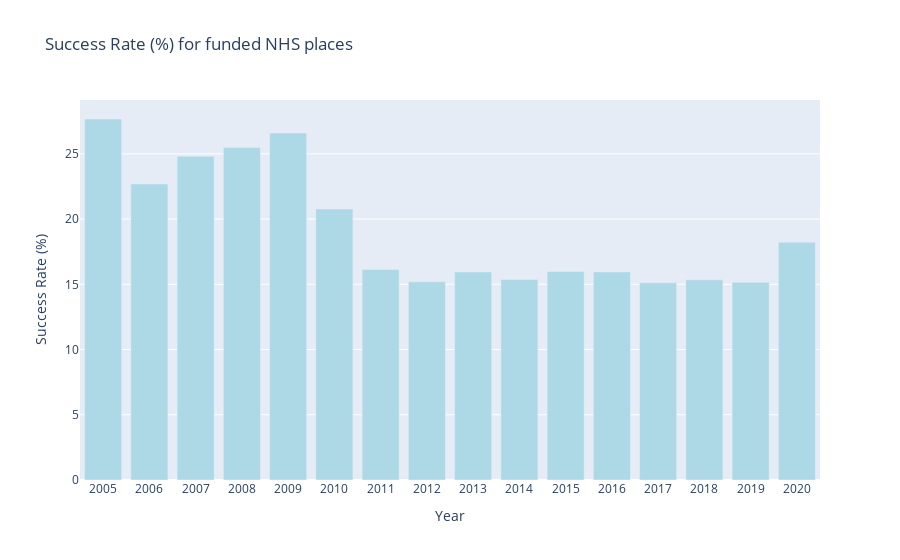

Notebook source saved alongside this figure:
### Markdown cell above
# Success Rate (%) for funded NHS places plot

### Code cell
df = overall

trace1 = go.Bar(x = df["Year"],
               y = df["Success (%)"],
               name="Success (%)",
               marker=dict(color="lightblue"))


data = [trace1]

layout = go.Layout(title = "Success Rate (%) for funded NHS places", 
                   barmode="group",
                   yaxis= dict(title="Success Rate (%)"),
                   xaxis= dict(title="Year"))

fig = go.Figure(data=data, layout=layout)

pyo.iplot(fig)

### Figure 1 — Plotly figure (JSON) as saved in the notebook; plotly's stock layout.template omitted (floating-point values rounded to 4 significant figures)
{"data": [{"marker": {"color": "lightblue"}, "name": "Success (%)", "type": "bar", "x": ["2005", "2006", "2007", "2008", "2009", "2010", "2011", "2012", "2013", "2014", "2015", "2016", "2017", "2018", "2019", "2020"], "y": [27.67, 22.69, 24.81, 25.48, 26.6, 20.78, 16.13, 15.19, 15.95, 15.36, 15.98, 15.95, 15.11, 15.34, 15.15, 18.22]}], "layout": {"barmode": "group", "title": {"text": "Success Rate (%) for funded NHS places"}, "xaxis": {"title": {"text": "Year"}}, "yaxis": {"title": {"text": "Success Rate (%)"}}}}
